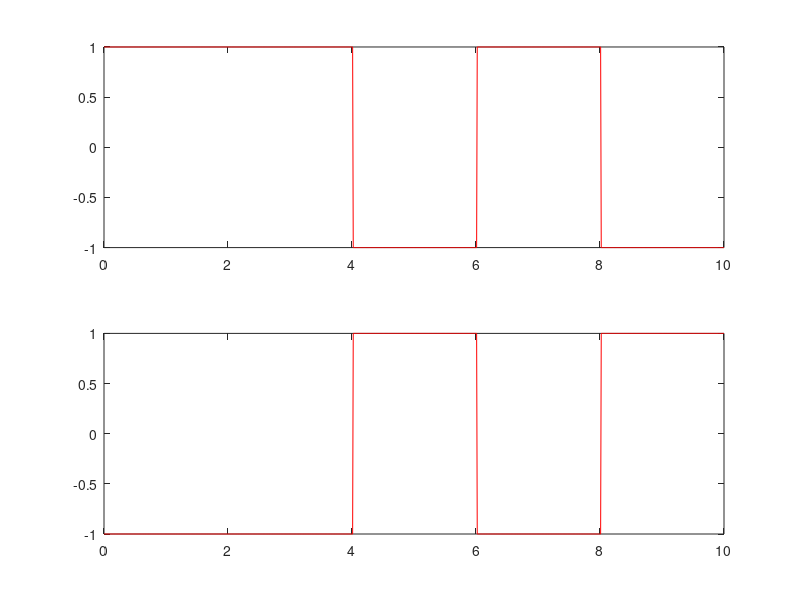
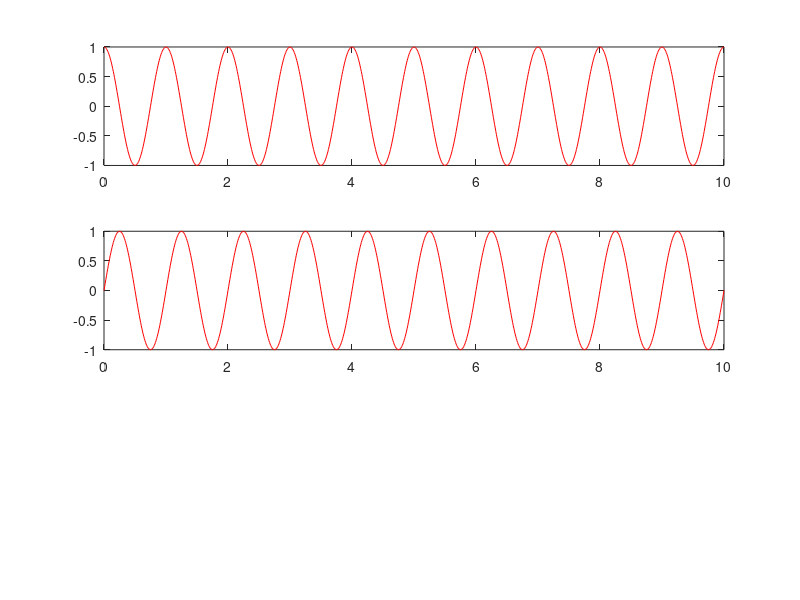
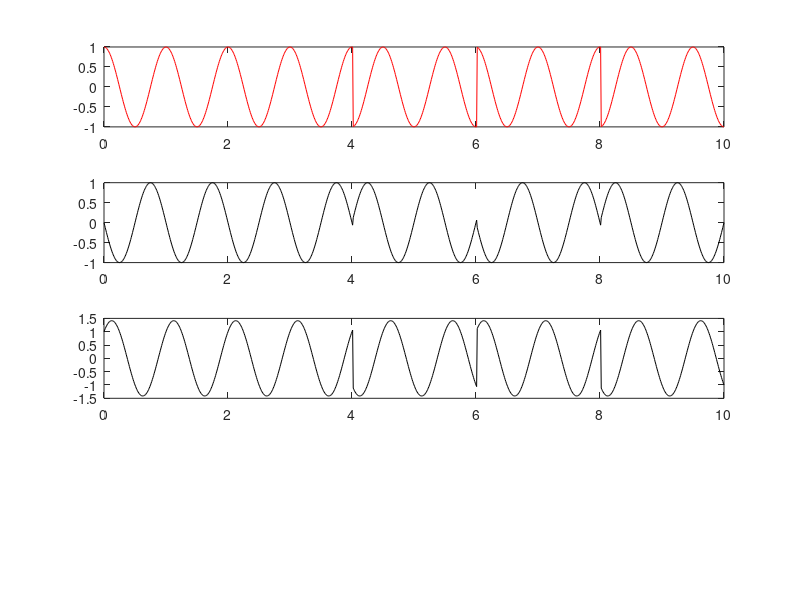

Reproduce these figures in MATLAB, in order.
x = randi([0 1],1,10);
%% bits to polar
for i=1:length(x)
    if x(i)==0
        p(i)=-1;
    else
        p(i)=1;
    end
end

%% demux odd and even sig
even_seq=p(1:2:length(x));
odd_seq=p(2:2:length(x));

%% nrz _polar
i=1;
m=2:2:length(x);
t=0:0.01:length(x);
for j=1:length(t)
    if t(j)<= m(i)
        even_ps(j)=even_seq(i);
    else
        even_ps(j)=even_seq(i);
        i=i+1;
    end
end

i=1;
m=2:2:length(x);
%t=0:0.01:length(x);
for j=1:length(t)
    if t(j)<=m(i)
        odd_ps(j)=odd_seq(i);
    else
        odd_ps(j)=odd_seq(i);
        i=i+1;
    end
end
figure(1);
subplot(211);
plot(t,even_ps,'r');
subplot(212);
plot(t,odd_ps,'r');

%% carrier
T=2;
c1=cos(2*pi*1*t);
c2=sin(2*pi*1*t);
figure(2);
subplot(311);
plot(t,c1,'r');
subplot(312);
plot(t,c2,'r');

%% qpsk
r1=even_ps.*c1;
r2=odd_ps.*c2;
qpsk_sig=r1-r2;

figure(3);
subplot(411);
plot(t,r1,'r');
subplot(412);
plot(t,r2,'k');

subplot(413);
plot(t,qpsk_sig,'k');